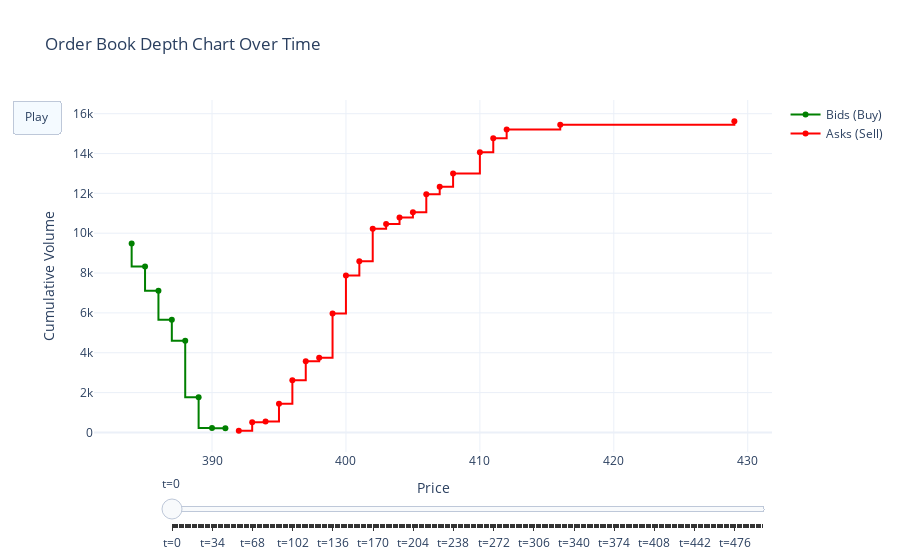

The notebook cell saved with this chart:
### Code cell
import plotly.graph_objects as go
import numpy as np


frames = []
initial_bids = []
initial_asks = []

for t in range(500):
    buy_prices = []
    buy_volumes = []
    for orders, currentNode in exchange.buys.head.in_order():
        buy_prices.append(currentNode.value)
        buy_volumes.append(sum(order.unfilledVolume for order in orders))
    
    sell_prices = []
    sell_volumes = []
    for orders, currentNode in exchange.sells.head.in_order():
        sell_prices.append(currentNode.value)
        sell_volumes.append(sum(order.unfilledVolume for order in orders))

    buy_cumvol = np.cumsum(buy_volumes)
    sell_cumvol = np.cumsum(sell_volumes)

    # Save the first snapshot to use as the base
    if t == 0:
        initial_bids = [go.Scatter(
            x=buy_prices,
            y=buy_cumvol,
            mode='lines+markers',
            name='Bids (Buy)',
            line=dict(color='green', shape='hv')
        )]
        initial_asks = [go.Scatter(
            x=sell_prices,
            y=sell_cumvol,
            mode='lines+markers',
            name='Asks (Sell)',
            line=dict(color='red', shape='hv')
        )]

    # Each frame stores updated bid/ask lines
    frames.append(go.Frame(
        name=str(t),
        data=[
            go.Scatter(x=buy_prices, y=buy_cumvol, mode='lines+markers',
                       line=dict(color='green', shape='hv')),
            go.Scatter(x=sell_prices, y=sell_cumvol, mode='lines+markers',
                       line=dict(color='red', shape='hv'))
        ]
    ))

    exchange = updateExchange(exchange)

# Create figure with initial data
fig = go.Figure(
    data=initial_bids + initial_asks,
    layout=go.Layout(
        title="Order Book Depth Chart Over Time",
        xaxis_title="Price",
        yaxis_title="Cumulative Volume",
        template='plotly_white',
        updatemenus=[dict(
            type="buttons",
            buttons=[dict(label="Play", method="animate", args=[None])]
        )]
    ),
    frames=frames
)

# Add slider for time
fig.update_layout(
    sliders=[{
        "steps": [
            {
                "method": "animate",
                "args": [[str(t)], {"mode": "immediate", "frame": {"duration": 200, "redraw": True}}],
                "label": f"t={t}"
            } for t in range(len(frames))
        ],
        "transition": {"duration": 0},
        "x": 0.1,
        "len": 0.9
    }]
)

fig.show()
